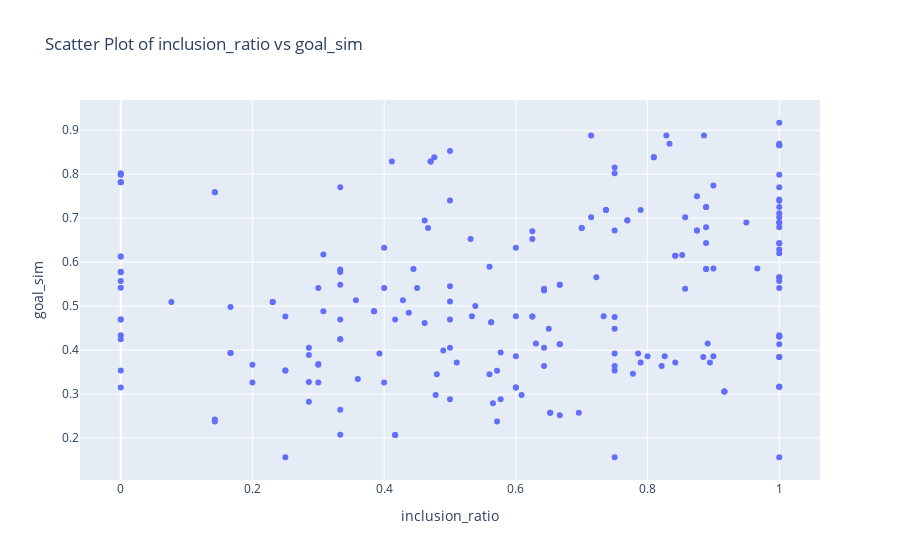
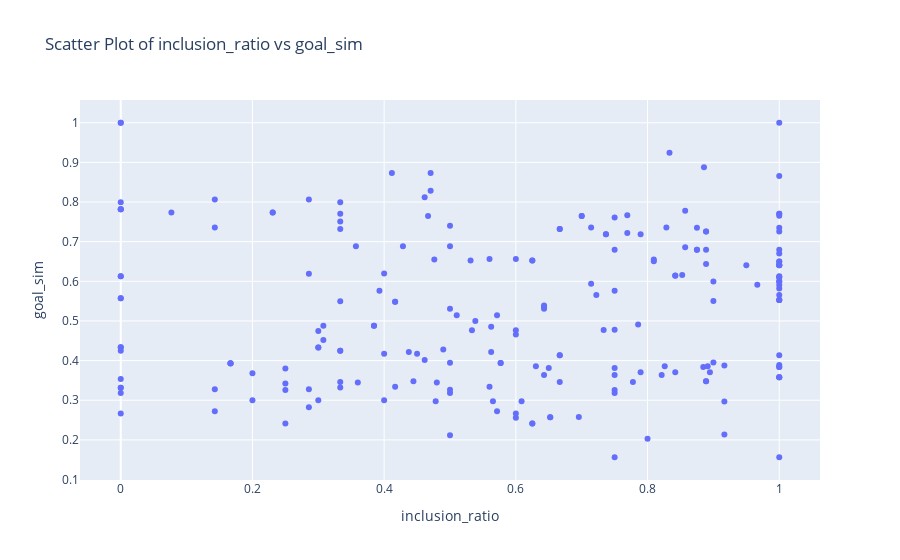

The notebook cell saved with these charts, in order:
### Code cell
df_eval_rag['goal_sim']=pd.Series(similarity1)
df_eval_norag['goal_sim']=pd.Series(similarity2)
df_eval_raggoal['goal_sim']=pd.Series(similarity3)
df_eval_noraggoal['goal_sim']=pd.Series(similarity4)


def stat_goal(df, key:str):
    mean_a = df[key].mean()
    std_a = df[key].std()
    median_a = df[key].median()
    print(f"Mean of {key}: {mean_a:2f}")
    print(f"Standard Deviation of {key}: {std_a:2f}")
    print(f"Median of {key}: {median_a:2f}")

def plot_goal_vs_inclusion_ratio(df, a, b):
    fig = px.scatter(df, x=a, y=b, title=f'Scatter Plot of {a} vs {b}')
    fig.show()


stat_goal(df_eval_rag ,'goal_sim')
stat_goal( df_eval_norag,'goal_sim')
stat_goal( df_eval_raggoal,'goal_sim')
stat_goal( df_eval_noraggoal,'goal_sim')

plot_goal_vs_inclusion_ratio( df_eval_rag,'inclusion_ratio','goal_sim')
plot_goal_vs_inclusion_ratio( df_eval_norag,'inclusion_ratio','goal_sim')
plot_goal_vs_inclusion_ratio( df_eval_raggoal,'inclusion_ratio','goal_sim')
plot_goal_vs_inclusion_ratio( df_eval_noraggoal,'inclusion_ratio','goal_sim')

### Figure 1 — Plotly figure (JSON) as saved in the notebook; plotly's stock layout.template omitted (floating-point values rounded to 4 significant figures; data arrays with more than 128 entries replaced by an {"elided": "..."} marker saying what was removed)
{"data": [{"hovertemplate": "inclusion_ratio=%{x}<br>goal_sim=%{y}<extra></extra>", "legendgroup": "", "marker": {"color": "#636efa", "symbol": "circle"}, "mode": "markers", "name": "", "orientation": "v", "showlegend": false, "type": "scatter", "x": {"elided": "213 float values"}, "xaxis": "x", "y": {"elided": "213 float values"}, "yaxis": "y"}], "layout": {"legend": {"tracegroupgap": 0}, "title": {"text": "Scatter Plot of inclusion_ratio vs goal_sim"}, "xaxis": {"anchor": "y", "domain": [0, 1], "title": {"text": "inclusion_ratio"}}, "yaxis": {"anchor": "x", "domain": [0, 1], "title": {"text": "goal_sim"}}}}

### Figure 2 — Plotly figure (JSON) as saved in the notebook; plotly's stock layout.template omitted (floating-point values rounded to 4 significant figures; data arrays with more than 128 entries replaced by an {"elided": "..."} marker saying what was removed)
{"data": [{"hovertemplate": "inclusion_ratio=%{x}<br>goal_sim=%{y}<extra></extra>", "legendgroup": "", "marker": {"color": "#636efa", "symbol": "circle"}, "mode": "markers", "name": "", "orientation": "v", "showlegend": false, "type": "scatter", "x": {"elided": "213 float values"}, "xaxis": "x", "y": {"elided": "213 float values"}, "yaxis": "y"}], "layout": {"legend": {"tracegroupgap": 0}, "title": {"text": "Scatter Plot of inclusion_ratio vs goal_sim"}, "xaxis": {"anchor": "y", "domain": [0, 1], "title": {"text": "inclusion_ratio"}}, "yaxis": {"anchor": "x", "domain": [0, 1], "title": {"text": "goal_sim"}}}}
